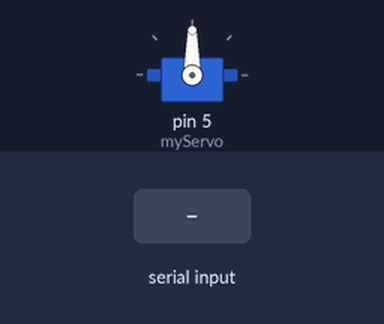
A sketch run on a simulated Arduino Uno, built with avr-gcc and run on an emulated ATmega328P. On the bench: servo. The test bench sets the inputs (shaded band).

Above: at 1.2 s.
1.3 s: "30,150\n" received over Serial
At 2.5 s:
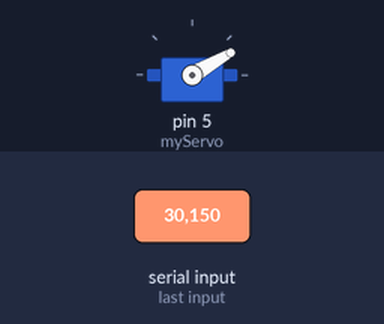
2.8 s: "5\n" received over Serial
At 3.7 s:
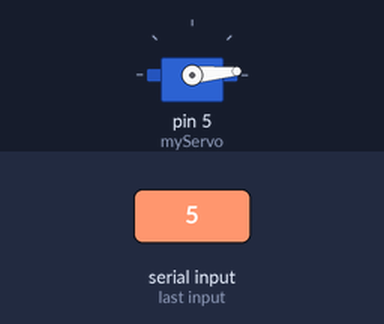
4.3 s: "90,45\n" received over Serial
At 4.9 s:
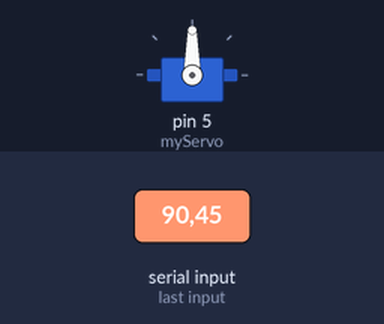
Timing chart, 0 to 7.3 s (numbered marks = the images above; inputs shaded):
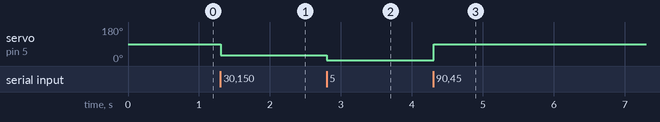

The sketch:

arduino.ino
```cpp
#include <Servo.h>

Servo myServo;

void setup() {
    myServo.attach(5);
    Serial.begin(9600);
}

void loop() {
    if (Serial.available() > 0) {
        String command = Serial.readStringUntil('\n');
        int angle = command.toInt();
        if (angle >= 0 && angle <= 180)
            myServo.write(angle);
    }
}
```

Measured:
- after the input at 1.3 s, servo on pin 5 (myServo): 90° → 30° at once
- after the input at 2.8 s, servo on pin 5 (myServo): 30° → 5° at once
- after the input at 4.3 s, servo on pin 5 (myServo): 5° → 90° at once
